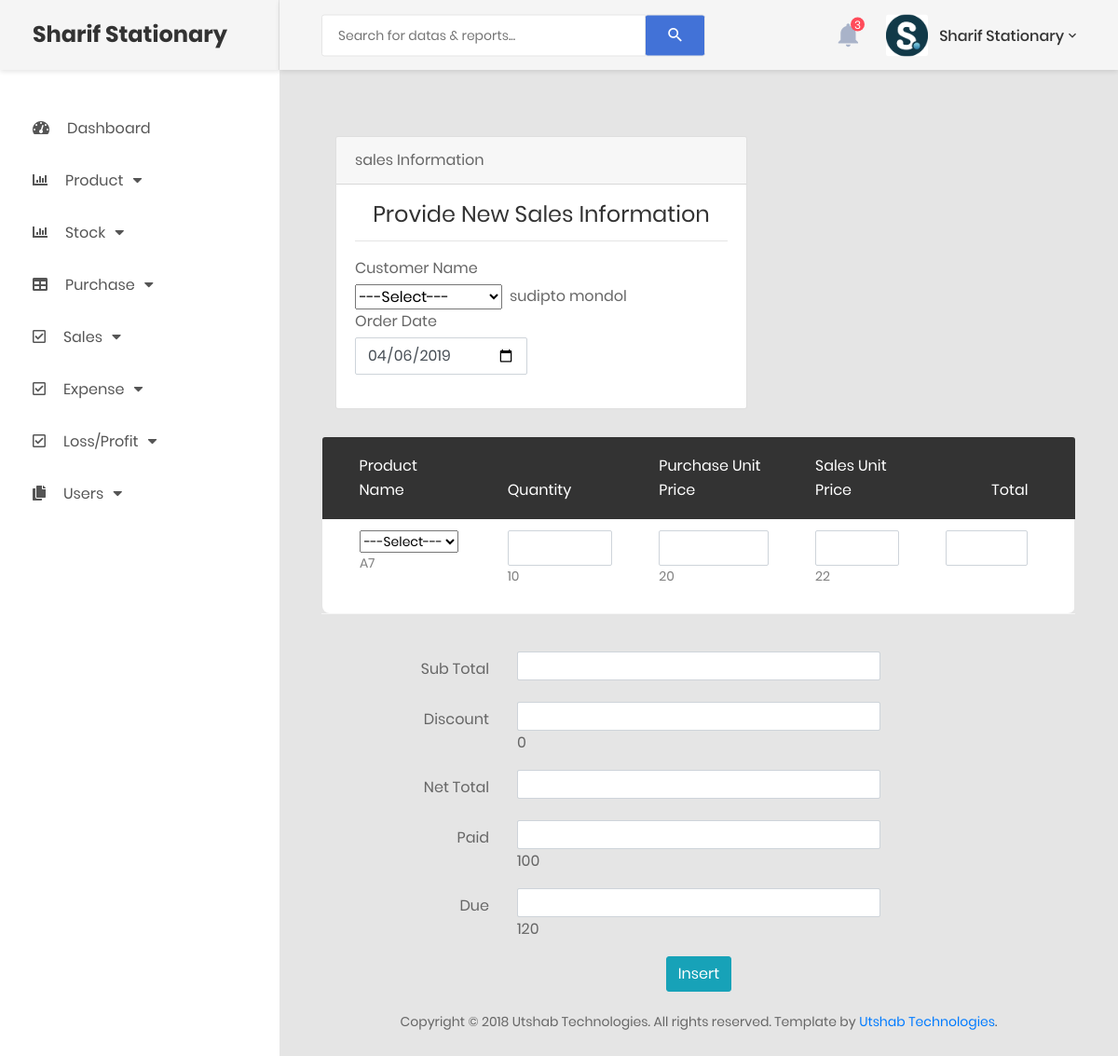
The page /inc.process/edit_sales_report_process.php?id=8 (signed in) on the database its author committed.
### tables this page shows
CREATE TABLE `sales` (
  `id` int(11) NOT NULL,
  `pid` varchar(11) NOT NULL,
  `order_date` date NOT NULL,
  `cust_name` varchar(100) NOT NULL,
  `pro_name` varchar(100) NOT NULL,
  `qty` varchar(50) NOT NULL,
  `unit_type` varchar(50) NOT NULL,
  `p_unit_price` varchar(11) NOT NULL,
  `price` varchar(50) NOT NULL,
  `sub_total` varchar(50) NOT NULL,
  `discount` varchar(50) NOT NULL,
  `net_total` varchar(50) NOT NULL,
  `paid` varchar(50) NOT NULL,
  `due` varchar(50) NOT NULL,
  `p_l` varchar(200) NOT NULL
);

### inc.process/edit_sales_report_process.php (the view, shortened to what this page needs)
<?php include 'header.php'; ?>
<?php
require_once('db_connect.php');
$id=$_GET['id'];
?>
            <div class="main-content">
                <div class="section__content section__content--p30">
                    <div class="container-fluid">
                            <?php
                            $query1="select * from sales where id=$id ";
							$query1_run=mysqli_query($connect , $query1);
							while($row=mysqli_fetch_array($query1_run)){
								$order_date=$row['order_date'];
                                $customer_name=$row['cust_name'];
								$product_name=$row['pro_name'];
                                $quantity=$row['qty'];
                                $p_unit_price=$row['p_unit_price'];
                                $sale_price=$row['price'];
                                $discount=$row['discount'];
                                $paid=$row['paid'];
                                $due=$row['due'];
							}
                            ?>
                                 <form method="POST" action="edit_sales_report_process_func.php?id=<?php echo $id; ?>">
                                     <div class="row m-t-30">
                                         <div class="col-md-12">
                                             <div class="table-responsive m-b-40">
                                                 <div class="col-lg-7">
                                             <div class="card">
                                                 <div class="card-header">sales Information</div>
                                                 <div class="card-body">
                                                     <div class="card-title">
                                                         <h3 class="text-center title-2">Provide New Sales Information</h3>
                                                     </div>
                                                     <hr>
                                                         <div class="row">
                                                             <div class="col-12">
                                                                 <label for="customer_name" class="control-label mb-1">Customer Name</label>
                                                                 <div class="input-group">
                                                                     <select  name="customer_name" required>
                                                                         <option value="<?php echo $row['cust_name']; ?>" >---Select---</option>
                                                                         <?php
                                                                         $query="select * from customer ";
                                                                         $query_run=mysqli_query($connect,$query);
                                                                         while($row=mysqli_fetch_array($query_run)){
                                                                             ?>
                                                                             <option value="<?php echo $row['customer_name']; ?>" required> <?php echo $row['customer_name']; ?></option>
                                                                             <?php
                                                                         }
                                                                         ?>
                                                                     </select><span> &nbsp;&nbsp;<?php echo $customer_name;  ?></span>
                                                                 </div>
                                                             </div>
                                                         </div>
                                                         <div class="row">
                                                             <div class="col-6">
                                                                 <div class="form-group">
                                                                     <label for="order_date" class="control-label mb-1">Order Date</label>
                                                                     <input id="order_date" name="order_date" type="date" class="form-control" value="<?php echo $order_date; ?>" required>
                                                                 </div>
                                                             </div>
                                                         </div>
                                                 </div>
                                             </div>
                                         </div>
                                             <table class="table table-borderless table-data3" id="item_table">
                                                 <thead>
                                                     <tr>
                                                         <th>Product Name</th>
                                                         <th>Quantity</th>
                                                         <th>Purchase Unit Price</th>
                                                         <th>Sales Unit Price</th>
                                                         <th>Total</th>
                                                     </tr>
                                                 </thead>
                                                 <tbody>
                                                     <tr>
                                                       <td>
                                                             <div class="form-group">
                                                             <select  name="pro_name" required>
                                                                 <option value="<?php echo $row['product_name']; ?>" >---Select---</option>
                                                             </select><?php echo $product_name; ?>
                                                             </div>
                                                         </td>
                                                         <td><div >
                                                             <div class="form-group">
                                                                 <input id="qty" name="qty" type="text" class="form-control" required>
                                                                 <?php echo $quantity; ?>
                                                             </div>
                                                         </div></td>
                                                         <td><div >
                                                             <div class="form-group">
                                                                 <input id="p_unit_price" name="p_unit_price" type="text" class="form-control" required>
                                                                 <?php echo $p_unit_price; ?>
                                                             </div>
                                                         </div></td>
                                                         <td><div >
                                                             <div class="form-group">
                                                                 <input id="s_unit_price" name="s_unit_price" type="text" class="form-control" required>
                                                                 <?php echo $sale_price; ?>
                                                             </div>
                                                         </div></td>
                                                         <td><div >
                                                             <div class="form-group">
                                                                 <input id="total" name="total" type="text" class="form-control" >
                                                             </div>
                                                         </div></td>
                                                     </tr>
                                                 </tbody>
                                             </table>
                                         </div>
                                             <div class="form-group row">
                                              <label for="sub_total" class="col-sm-3 col-form-label" align="right">Sub Total</label>
                                              <div class="col-sm-6">
                                                <input type="text"  name="sub_total" class="form-control form-control-sm" id="sub_total" />
                                              </div>
                                            </div>
                                            <div class="form-group row">
                                              <label for="discount" class="col-sm-3 col-form-label" align="right">Discount</label>
                                              <div class="col-sm-6">
                                                <input type="text" name="discount" class="form-control form-control-sm" id="discount" required>
                                                <?php echo $discount; ?>
                                              </div>
                                            </div>
                                            <div class="form-group row">
                                              <label for="net_total" class="col-sm-3 col-form-label" align="right">Net Total</label>
                                              <div class="col-sm-6">
                                                <input type="text"  name="net_total" class="form-control form-control-sm" id="net_total" />
                                              </div>
                                            </div>
                                            <div class="form-group row">
                                              <label for="paid" class="col-sm-3 col-form-label" align="right">Paid</label>
                                              <div class="col-sm-6">
                                                <input type="text" name="paid" class="form-control form-control-sm" id="paid" required>
                                                <?php echo $paid; ?>
                                              </div>
                                            </div>
                                            <div class="form-group row">
                                              <label for="due" class="col-sm-3 col-form-label" align="right">Due</label>
                                              <div class="col-sm-6">
                                                <input type="text"  name="due" class="form-control form-control-sm" id="due" />
                                                <?php echo $due; ?>
                                              </div>
                                            </div>
                                         </div>
                                     </div>
                                     <div align="center">
                                         <input type="submit" name="submit" class="btn btn-info" value="Insert" />
                                     </div>
                                 </form>
                        <div class="row">
                            <div class="col-md-12">
                                <div class="copyright">
                                    <p>Copyright © 2018 Utshab Technologies. All rights reserved. Template by <a href="https://colorlib.com">Utshab Technologies</a>.</p>
                                </div>
                            </div>
                        </div>
                    </div>
                </div>
            </div>
        <?php require 'footer.php' ?>

### rows shown on the page
sales: cust_name "sudipto mondol", order_date "04/06/2019", pro_name "A7", qty "10", p_unit_price "20", price "22", discount "0", paid "100", due "120"
